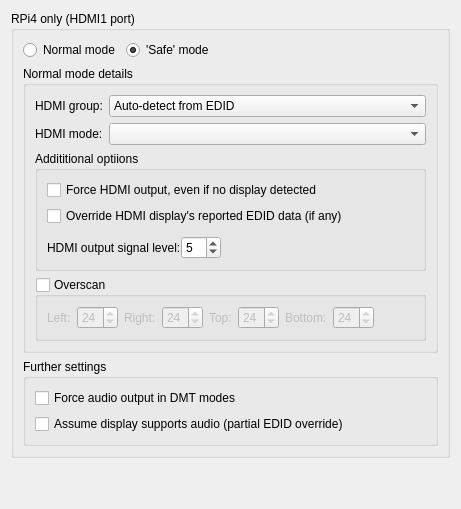
     <widget class="QWidget" name="second_display_tab">
      <attribute name="title">
       <string>Second display</string>
      </attribute>
      <layout class="QVBoxLayout" name="verticalLayout_7">
       <item>
        <widget class="QGroupBox" name="hdmi1_gb">
         <property name="toolTip">
          <string>&lt;html&gt;&lt;head/&gt;&lt;body&gt;&lt;p&gt;&lt;span style=&quot; font-weight:600;&quot;&gt;RPi4 only (HDMI1 port)&lt;/span&gt;&lt;/p&gt;&lt;p&gt;These settings affect the &lt;span style=&quot; font-style:italic;&quot;&gt;second&lt;/span&gt; HDMI port - this connector is only present on the RPi4, and is the one &lt;span style=&quot; font-style:italic;&quot;&gt;further&lt;/span&gt; from the USB-C power connector (the other being HDMI0, the default).&lt;/p&gt;&lt;p&gt;They have no effect on an RPi3, nor on an RPi4 which has no display connected to the HDMI1 port.&lt;/p&gt;&lt;/body&gt;&lt;/html&gt;</string>
         </property>
         <property name="title">
          <string>RPi4 only (HDMI1 port)</string>
         </property>
         <layout class="QVBoxLayout" name="verticalLayout">
          <item>
           <layout class="QHBoxLayout" name="mode1_gb">
            <item>
             <widget class="QRadioButton" name="normal_mode1_rb">
              <property name="text">
               <string>Normal mode</string>
              </property>
             </widget>
            </item>
            <item>
             <widget class="QRadioButton" name="safe_mode1_rb">
              <property name="text">
               <string>'Safe' mode</string>
              </property>
              <property name="checked">
               <bool>true</bool>
              </property>
             </widget>
            </item>
            <item>
             <spacer name="horizontalSpacer_6">
              <property name="orientation">
               <enum>Qt::Horizontal</enum>
              </property>
              <property name="sizeHint" stdset="0">
               <size>
                <width>40</width>
                <height>20</height>
               </size>
              </property>
             </spacer>
            </item>
           </layout>
          </item>
          <item>
           <widget class="QGroupBox" name="normal_mode1_gb">
            <property name="sizePolicy">
             <sizepolicy hsizetype="Preferred" vsizetype="Minimum">
              <horstretch>0</horstretch>
              <verstretch>0</verstretch>
             </sizepolicy>
            </property>
            <property name="title">
             <string>Normal mode details</string>
            </property>
            <layout class="QFormLayout" name="formLayout_2">
             <item row="0" column="1">
              <widget class="QComboBox" name="hdmi_group1_cb">
               <item>
                <property name="text">
                 <string>Auto-detect from EDID</string>
                </property>
               </item>
               <item>
                <property name="text">
                 <string>1: CEA (some monitors, most HDMI TVs)</string>
                </property>
               </item>
               <item>
                <property name="text">
                 <string>2: DMT (most monitors, newer HDMI TVs</string>
                </property>
               </item>
              </widget>
             </item>
             <item row="3" column="0">
              <widget class="QLabel" name="hdmi_mode1_lb">
               <property name="text">
                <string>HDMI mode:</string>
               </property>
              </widget>
             </item>
             <item row="0" column="0">
              <widget class="QLabel" name="hdmi_group1_lb">
               <property name="text">
                <string>HDMI group:</string>
               </property>
              </widget>
             </item>
             <item row="3" column="1">
              <widget class="QComboBox" name="hdmi_mode1_cb"/>
             </item>
             <item row="5" column="0" colspan="2">
              <widget class="QGroupBox" name="additional_opts1_gb">
               <property name="title">
                <string>Addititional optiions</string>
               </property>
               <layout class="QVBoxLayout" name="verticalLayout_8">
                <item>
                 <widget class="QCheckBox" name="hdmi_force_hotplug1_cb">
                  <property name="text">
                   <string>Force HDMI output, even if no display detected</string>
                  </property>
                 </widget>
                </item>
                <item>
                 <widget class="QCheckBox" name="hdmi_ignore_edid1_cb">
                  <property name="text">
                   <string>Override HDMI display's reported EDID data (if any)</string>
                  </property>
                 </widget>
                </item>
                <item>
                 <layout class="QHBoxLayout" name="horizontalLayout">
                  <property name="spacing">
                   <number>0</number>
                  </property>
                  <property name="topMargin">
                   <number>4</number>
                  </property>
                  <item>
                   <widget class="QLabel" name="config_hdmi_boost1_lb">
                    <property name="text">
                     <string>HDMI output signal level:</string>
                    </property>
                   </widget>
                  </item>
                  <item>
                   <widget class="QSpinBox" name="config_hdmi_boost1_sb">
                    <property name="maximum">
                     <number>11</number>
                    </property>
                    <property name="value">
                     <number>5</number>
                    </property>
                   </widget>
                  </item>
                  <item>
                   <widget class="QLabel" name="config_hdmi_boost_status1_lb">
                    <property name="text">
                     <string/>
                    </property>
                   </widget>
                  </item>
                  <item>
                   <spacer name="horizontalSpacer_7">
                    <property name="orientation">
                     <enum>Qt::Horizontal</enum>
                    </property>
                    <property name="sizeHint" stdset="0">
                     <size>
                      <width>40</width>
                      <height>20</height>
                     </size>
                    </property>
                   </spacer>
                  </item>
                 </layout>
                </item>
               </layout>
              </widget>
             </item>
             <item row="6" column="0" colspan="2">
              <widget class="QGroupBox" name="overscan1_gb">
               <property name="title">
                <string>Overscan</string>
               </property>
               <property name="checkable">
                <bool>true</bool>
               </property>
               <property name="checked">
                <bool>false</bool>
               </property>
               <layout class="QHBoxLayout" name="horizontalLayout_2">
                <item>
                 <widget class="QLabel" name="overscan_left1_lb">
                  <property name="toolTip">
                   <string>&lt;html&gt;&lt;head/&gt;&lt;body&gt;&lt;p&gt;&lt;span style=&quot; font-weight:600;&quot;&gt;Overscan left&lt;/span&gt;&lt;/p&gt;&lt;p&gt;Specifies the number of pixels to skip on the left edge of the screen, when overscan is enabled.&lt;/p&gt;&lt;p&gt;Increase this value if your desktop flows off the left edge of the screen; decrease it if there is a black border between the left edge of the screen and the desktop.&lt;/p&gt;&lt;/body&gt;&lt;/html&gt;</string>
                  </property>
                  <property name="text">
                   <string>Left:</string>
                  </property>
                 </widget>
                </item>
                <item>
                 <widget class="QSpinBox" name="overscan_left1_sb">
                  <property name="value">
                   <number>24</number>
                  </property>
                 </widget>
                </item>
                <item>
                 <widget class="QLabel" name="overscan_right1_lb">
                  <property name="toolTip">
                   <string>&lt;html&gt;&lt;head/&gt;&lt;body&gt;&lt;p&gt;&lt;span style=&quot; font-weight:600;&quot;&gt;Overscan right&lt;/span&gt;&lt;/p&gt;&lt;p&gt;Specifies the number of pixels to skip on the right edge of the screen, when overscan is enabled.&lt;/p&gt;&lt;p&gt;Increase this value if your desktop flows off the right edge of the screen; decrease it if there is a black border between the right edge of the screen and the desktop.&lt;/p&gt;&lt;/body&gt;&lt;/html&gt;</string>
                  </property>
                  <property name="text">
                   <string>Right:</string>
                  </property>
                 </widget>
                </item>
                <item>
                 <widget class="QSpinBox" name="overscan_right1_sb">
                  <property name="value">
                   <number>24</number>
                  </property>
                 </widget>
                </item>
                <item>
                 <widget class="QLabel" name="overscan_top1_lb">
                  <property name="toolTip">
                   <string>&lt;html&gt;&lt;head/&gt;&lt;body&gt;&lt;p&gt;&lt;span style=&quot; font-weight:600;&quot;&gt;Overscan top&lt;/span&gt;&lt;/p&gt;&lt;p&gt;Specifies the number of pixels to skip on the top edge of the screen, when overscan is enabled.&lt;/p&gt;&lt;p&gt;Increase this value if your desktop flows off the top edge of the screen; decrease it if there is a black border between the top edge of the screen and the desktop.&lt;/p&gt;&lt;/body&gt;&lt;/html&gt;</string>
                  </property>
                  <property name="text">
                   <string>Top:</string>
                  </property>
                 </widget>
                </item>
                <item>
                 <widget class="QSpinBox" name="overscan_top1_sb">
                  <property name="value">
                   <number>24</number>
                  </property>
                 </widget>
                </item>
                <item>
                 <widget class="QLabel" name="overscan_bottom1_lb">
                  <property name="toolTip">
                   <string>&lt;html&gt;&lt;head/&gt;&lt;body&gt;&lt;p&gt;&lt;span style=&quot; font-weight:600;&quot;&gt;Overscan bottom&lt;/span&gt;&lt;/p&gt;&lt;p&gt;Specifies the number of pixels to skip on the bottom edge of the screen, when overscan is enabled.&lt;/p&gt;&lt;p&gt;Increase this value if your desktop flows off the bottom edge of the screen; decrease it if there is a black border between the bottom edge of the screen and the text.&lt;/p&gt;&lt;/body&gt;&lt;/html&gt;</string>
                  </property>
                  <property name="text">
                   <string>Bottom:</string>
                  </property>
                 </widget>
                </item>
                <item>
                 <widget class="QSpinBox" name="overscan_bottom1_sb">
                  <property name="value">
                   <number>24</number>
                  </property>
                 </widget>
                </item>
                <item>
                 <spacer name="horizontalSpacer_8">
                  <property name="orientation">
                   <enum>Qt::Horizontal</enum>
                  </property>
                  <property name="sizeHint" stdset="0">
                   <size>
                    <width>40</width>
                    <height>20</height>
                   </size>
                  </property>
                 </spacer>
                </item>
               </layout>
              </widget>
             </item>
            </layout>
           </widget>
          </item>
          <item>
           <widget class="QGroupBox" name="further_settings2_gb">
            <property name="title">
             <string>Further settings</string>
            </property>
            <layout class="QVBoxLayout" name="verticalLayout_9">
             <item>
              <widget class="QCheckBox" name="hdmi_drive1_cb">
               <property name="text">
                <string>Force audio output in DMT modes</string>
               </property>
              </widget>
             </item>
             <item>
              <widget class="QCheckBox" name="hdmi_force_edid_audio1_cb">
               <property name="text">
                <string>Assume display supports audio (partial EDID override)</string>
               </property>
              </widget>
             </item>
            </layout>
           </widget>
          </item>
         </layout>
        </widget>
       </item>
       <item>
        <spacer name="verticalSpacer_5">
         <property name="orientation">
          <enum>Qt::Vertical</enum>
         </property>
         <property name="sizeHint" stdset="0">
          <size>
           <width>20</width>
           <height>40</height>
          </size>
         </property>
        </spacer>
       </item>
      </layout>
     </widget>
